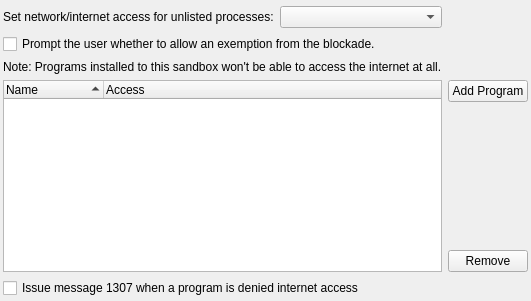
           <widget class="QWidget" name="tabINet">
            <attribute name="title">
             <string>Process Restrictions</string>
            </attribute>
            <layout class="QGridLayout" name="gridLayout_46">
             <property name="leftMargin">
              <number>3</number>
             </property>
             <property name="topMargin">
              <number>6</number>
             </property>
             <property name="rightMargin">
              <number>3</number>
             </property>
             <property name="bottomMargin">
              <number>3</number>
             </property>
             <item row="0" column="0">
              <layout class="QGridLayout" name="gridLayout_20">
               <item row="6" column="0">
                <widget class="QCheckBox" name="chkINetBlockMsg">
                 <property name="text">
                  <string>Issue message 1307 when a program is denied internet access</string>
                 </property>
                </widget>
               </item>
               <item row="3" column="1">
                <widget class="QPushButton" name="btnAddINetProg">
                 <property name="text">
                  <string>Add Program</string>
                 </property>
                </widget>
               </item>
               <item row="1" column="0">
                <widget class="QCheckBox" name="chkINetBlockPrompt">
                 <property name="text">
                  <string>Prompt the user whether to allow an exemption from the blockade.</string>
                 </property>
                </widget>
               </item>
               <item row="5" column="1">
                <widget class="QPushButton" name="btnDelINetProg">
                 <property name="text">
                  <string>Remove</string>
                 </property>
                </widget>
               </item>
               <item row="2" column="0">
                <widget class="QLabel" name="label_11">
                 <property name="text">
                  <string>Note: Programs installed to this sandbox won't be able to access the internet at all.</string>
                 </property>
                </widget>
               </item>
               <item row="4" column="1">
                <spacer name="verticalSpacer_9">
                 <property name="orientation">
                  <enum>Qt::Vertical</enum>
                 </property>
                 <property name="sizeHint" stdset="0">
                  <size>
                   <width>20</width>
                   <height>40</height>
                  </size>
                 </property>
                </spacer>
               </item>
               <item row="3" column="0" rowspan="3">
                <widget class="QTreeWidget" name="treeINet">
                 <property name="sortingEnabled">
                  <bool>true</bool>
                 </property>
                 <column>
                  <property name="text">
                   <string>Name</string>
                  </property>
                 </column>
                 <column>
                  <property name="text">
                   <string>Access</string>
                  </property>
                 </column>
                </widget>
               </item>
               <item row="0" column="0">
                <layout class="QHBoxLayout" name="horizontalLayout_2">
                 <item>
                  <widget class="QLabel" name="label_12">
                   <property name="text">
                    <string>Set network/internet access for unlisted processes:</string>
                   </property>
                   <property name="buddy">
                    <cstring>cmbBlockINet</cstring>
                   </property>
                  </widget>
                 </item>
                 <item>
                  <widget class="QComboBox" name="cmbBlockINet"/>
                 </item>
                </layout>
               </item>
              </layout>
             </item>
            </layout>
           </widget>
